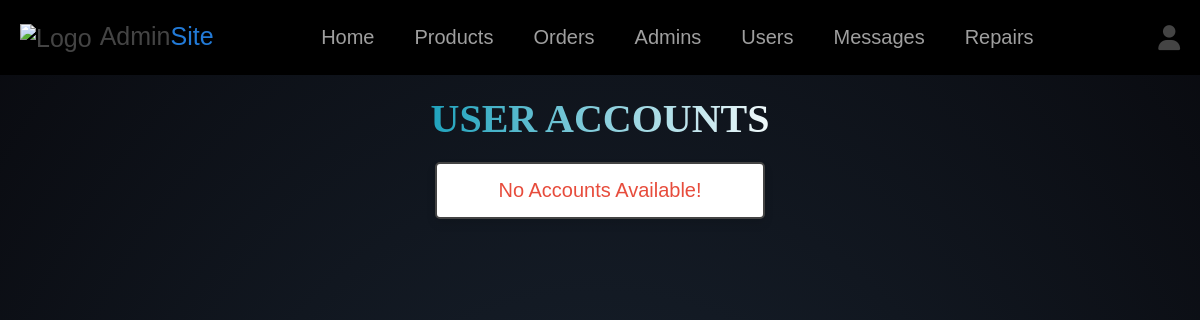
/admin/users_accounts.php (signed in), run on an earlier commit of the app's database.
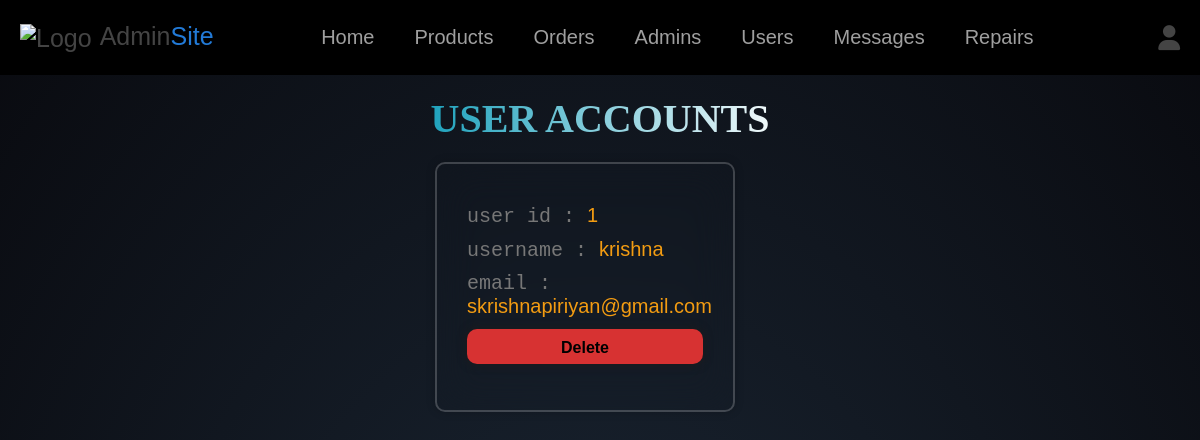
And on a later commit of the database.
### tables this page shows
CREATE TABLE `users` (
  `id` int(100) NOT NULL,
  `name` varchar(20) NOT NULL,
  `email` varchar(50) NOT NULL,
  `password` varchar(50) NOT NULL
);

### admin/users_accounts.php (the view, shortened to what this page needs)
<?php
include '../components/connect.php';
?>
<!DOCTYPE html>
<html lang="en">
<head>
   <link rel="stylesheet" href="https://cdnjs.cloudflare.com/ajax/libs/font-awesome/6.1.1/css/all.min.css">
   <link rel="stylesheet" href="../css/admin_style.css">
</head>
<body>
<?php include '../components/admin_header.php'; ?>
<section class="accounts">
   <h1 class="heading">user accounts</h1>
   <div class="box-container">
   <?php
      $select_accounts = $conn->prepare("SELECT * FROM `users`");
      $select_accounts->execute();
      if($select_accounts->rowCount() > 0){
         while($fetch_accounts = $select_accounts->fetch(PDO::FETCH_ASSOC)){
   ?>
   <div class="newbox">
      <p> user id : <span><?= $fetch_accounts['id']; ?></span> </p>
      <p> username : <span><?= $fetch_accounts['name']; ?></span> </p>
      <p> email : <span><?= $fetch_accounts['email']; ?></span> </p>
      <a href="users_accounts.php?delete=<?= $fetch_accounts['id']; ?>" onclick="return confirm('delete this account? the user related information will also be delete!')" class="delete-btn">delete</a>
   </div>
   <?php
         }
      }else{
         echo '<p class="empty">no accounts available!</p>';
      }
   ?>
   </div>
</section>
</body>
</html>

### components/admin_header.php (shortened to what this page needs)
<header class="header">
   <section class="flex">
            <a href="../admin/dashboard.php" class="logo">
               <img src="../new_image/logo.png" alt="Logo" style="height:35px; vertical-align:middle; margin-right:8px;">Admin<span>Site</span>
            </a>
            <nav class="newnavbar">
               <a href="../admin/dashboard.php">Home<span></span></a>
               <a href="../admin/new_products.php">Products<span></span></a>
               <a href="../admin/placed_orders.php">Orders<span></span></a>
               <a href="../admin/admin_accounts.php">Admins<span></span></a>
               <a href="../admin/users_accounts.php">Users<span></span></a>
               <a href="../admin/messages.php">Messages<span></span></a>
               <a href="../admin/repair_details.php">Repairs<span></span></a>
            </nav>
      <div class="icons">
         <div id="user-btn" class="fas fa-user"></div>
      </div>
   </section>
</header>

### css/admin_style.css (style rules this page uses)
:root { --main-color:#227ad7; --orange:#f39c12; --red:#e74c3c; --black:#444; --white:#fff; --light-color:#777; --light-bg:#f5f5f5; --border:.2rem solid var(--black); --box-shadow:0 .5rem 1rem rgba(0,0,0,.1); --button-color:#ab4100; --button-hover-color:#ab42007b; --description-color:#2c5f64; --update-color:#312bd7be; --delete-color: #d73232; --update-hover-color:#171383b8; --delete-hover-color:#c62525ca; --add_img_color:#17b5c0; --add_img_hover_color:#17b5c082; --new_black :#000; }
* { font-family: 'Poppins', sans-serif; margin:0; padding:0; box-sizing: border-box; outline: none; border:none; text-decoration: none; }
html { font-size: 62.5%; overflow-x: hidden; }
body { background: radial-gradient(ellipse at bottom, #1b2735 0%, #090a0f 100%); overflow: auto; -webkit-overflow-scrolling: touch; min-height: 100vh; }
section { padding:2rem; max-width: 1200px; margin:0 auto; }
.heading { font-family: 'Times New Roman', serif; font-size: 4rem; color:var(--black); margin-bottom: 2rem; text-align: center; text-transform: uppercase; font-weight: bold; background: linear-gradient(90deg, #ffffff, #109cb8, #ffffff, #e1e3e3); -webkit-background-clip: text; background-clip: text; -webkit-text-fill-color: transparent; }
.btn, .delete-btn, .option-btn { display: block; width: 100%; margin-top: 1rem; border-radius: 1rem; padding:1rem 3rem; font-size: 1.7rem; text-transform: capitalize; color:var(--white); cursor: pointer; text-align: center; }
.delete-btn { background-color: var(--delete-color); }
.header { position: sticky; top:0; left:0; right:0; background: #000; z-index: 1000; backdrop-filter: blur(20px); }
.header .flex { display: flex; align-items: center; justify-content: space-between; position: relative; }
.header .flex .logo { font-size: 2.5rem; color:var(--black); }
.header .flex .logo span { color:var(--main-color); }
.header .flex .newnavbar { display: flex; align-items: center; justify-content: center; }
.header .flex .newnavbar a { position: relative; color: #9f9f9f; font-size: 20px; text-decoration: none; padding: 6px 20px; transition: 0.5s; }
.header .flex .icons div { margin-left: 1.7rem; font-size: 2.5rem; cursor: pointer; color:var(--black); }
.accounts .box-container { display: grid; grid-template-columns: repeat(auto-fit, 33rem); gap:1.5rem; align-items: flex-start; justify-content: center; }
.accounts .box-container .newbox { width: 300px; height: 250px; background: transparent; border: 2px solid rgba(255, 255, 255, 0.2); backdrop-filter: blur(20px); box-shadow: 0 0 10px rgba(0,0,0,0.2); color: #fff; border-radius: 10px; padding: 30px 30px; margin-top: 1rem 0; }
.accounts .box-container .newbox p { font-size: 2rem; color:var(--light-color); margin:1rem 0; font-family: Courier, monospace; }
.accounts .box-container .newbox p span { font-size: 2rem; color:var(--orange); }
.accounts .box-container .newbox .delete-btn { width: 100%; height: 35px; background: var(--delete-color); border: none; outline: none; border-radius: 10px; box-shadow: 0 0 10px #1d1b1bff; font-size: 16px; font-weight: 600; color: var(--new_black); cursor: pointer; margin-top: 1rem; }
.empty { padding:1.5rem; background-color: var(--white); border: var(--border); box-shadow: var(--box-shadow); text-align: center; color:var(--red); border-radius: .5rem; font-size: 2rem; text-transform: capitalize; }

What changed in the data, as far as the page shows it:
added users: id "1", name "krishna", email "skrishnapiriyan@gmail.com"
Also different on the page:
text no longer shown: "No Accounts Available!"
